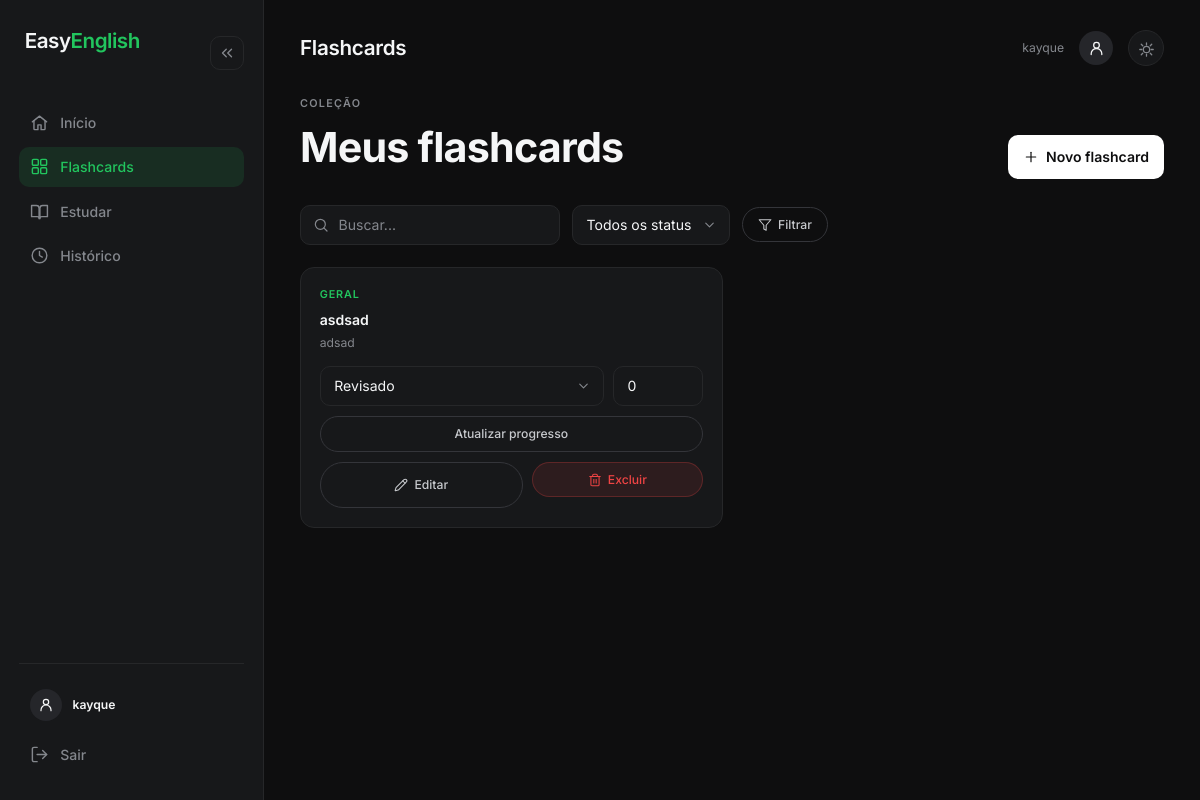
Page /flashcards/ (signed in) on the committed database.
### extensao/models.py (models this page shows, shortened)
class Flashcard(models.Model):
    DECK_CHOICES = [
        ('geral',   'Geral'),
        ('frases',  'Frases do dia a dia'),
        ('phrasal', 'Phrasal Verbs'),
        ('vocab',   'Vocabulário'),
        ('video',   'Do vídeo'),
    ]
    STATUS_CHOICES = (
        ('new',      'Novo'),
        ('learning', 'Aprendendo'),
        ('reviewed', 'Revisado'),
    )
    user = models.ForeignKey(User, on_delete=models.CASCADE, related_name='flashcards',
                             null=True, blank=True)
    video = models.ForeignKey(Video, on_delete=models.SET_NULL, related_name='flashcards',
                              null=True, blank=True)
    source_video_id = models.CharField(max_length=50, blank=True)  # id do vídeo de origem (YouTube)
    phrase = models.TextField()                       # EN
    translation = models.TextField(blank=True)        # PT
    deck = models.CharField(max_length=30, choices=DECK_CHOICES, default='geral')
    status = models.CharField(max_length=20, choices=STATUS_CHOICES, default='new')
    progress = models.PositiveIntegerField(default=0)
    created_at = models.DateTimeField(auto_now_add=True)
    class Meta:
        ordering = ['-created_at']

### easyenglish/views.py (the view)
# urls.py: path("flashcards/", flashcards_list_view, name="flashcards_list"),
@login_required
def flashcards_list_view(request):
    flashcards = get_dashboard_flashcards(request.user, request)
    paginator = Paginator(flashcards, 12)
    page_obj = paginator.get_page(request.GET.get("page"))
    return render(request, "flashcards/list.html", {"page_obj": page_obj})

### easyenglish/services/dashboard_service.py (called while the page is built)
def get_dashboard_flashcards(user, request):
    flashcards = Flashcard.objects.select_related("video").filter(user=user)
    search = request.GET.get("search")
    if search:
        flashcards = flashcards.filter(phrase__icontains=search)
    status = request.GET.get("status")
    if status:
        flashcards = flashcards.filter(status=status)
    deck = request.GET.get("deck")
    if deck:
        flashcards = flashcards.filter(deck=deck)
    ordering = request.GET.get("ordering")
    if ordering:
        flashcards = flashcards.order_by(ordering)
    return flashcards

### easyenglish/templatetags/cache_bust.py (called while the page is built)
@register.simple_tag
def static_v(path):
    url = static(path)
    try:
        absolute_path = finders.find(path)
        if absolute_path:
            version = int(os.path.getmtime(absolute_path))
            return f"{url}?v={version}"
    except Exception:
        pass
    return url

### easyenglish/templatetags/icons.py (called while the page is built)
@register.simple_tag
def icon(name, size=20, css_class=""):
    inner = ICONS.get(name, "")
    klass = f"icon {css_class}".strip()
    return mark_safe(
        f'<svg class="{klass}" width="{size}" height="{size}" viewBox="0 0 24 24" '
        f'fill="none" stroke="currentColor" stroke-width="1.8" stroke-linecap="round" '
        f'stroke-linejoin="round" aria-hidden="true">{inner}</svg>'
    )

### easyenglish/templates/flashcards/list.html (shortened to what this page needs)
{% extends 'base_app.html' %}
{% load icons %}
{% block page_title %}Flashcards{% endblock %}
{% block app_content %}
<div class="page-header">
    <div class="heading-group">
        <span class="eyebrow">Coleção</span>
        <h1>Meus flashcards</h1>
    </div>
    <a href="{% url 'flashcard_create' %}" class="btn-primary" style="width:auto;">{% icon 'plus' size=16 %}<span>Novo flashcard</span></a>
</div>
<form method="get" class="filters">
    <div class="input-icon-wrap">
        {% icon 'search' size=16 %}
        <input type="text" name="search" value="{{ request.GET.search }}" placeholder="Buscar...">
    </div>
    <div class="select-wrap">
        <select name="status">
            <option value="">Todos os status</option>
        </select>
    </div>
    <button type="submit" class="btn-outline">{% icon 'filter' size=14 %}<span>Filtrar</span></button>
</form>
<div class="fc-grid">
    {% for flashcard in page_obj %}
        {% include 'components/flashcard_card.html' with flashcard=flashcard %}
    {% empty %}
        <div class="empty-hint">Nenhum flashcard encontrado.</div>
    {% endfor %}
</div>
{% endblock %}

### easyenglish/templates/base_app.html (shortened to what this page needs)
{% extends 'base.html' %}
{% load static %}
{% load icons %}
{% load cache_bust %}
{% block content %}
<div class="dashboard-layout">
    <aside class="sidebar" id="sidebar">
        <div class="sidebar-header">
            <div class="logo-brand sidebar-logo">
                <span class="logo-text">Easy<span class="accent">English</span></span>
            </div>
            <button type="button" class="btn-icon collapse-btn" id="sidebarCollapseBtn" title="Recolher menu">
                <span class="icon-collapse">{% icon 'chevrons-left' size=18 %}</span>
            </button>
        </div>
        <nav>
            <ul>
                <li><a href="{% url 'dashboard' %}" class="{% if request.resolver_match.url_name == 'dashboard' %}active{% endif %}" title="Início">{% icon 'home' size=19 %}<span class="nav-label">Início</span></a></li>
                <li><a href="{% url 'flashcards_list' %}" class="{% if request.resolver_match.url_name == 'flashcards_list' %}active{% endif %}" title="Flashcards">{% icon 'layers' size=19 %}<span class="nav-label">Flashcards</span></a></li>
                <li><a href="{% url 'study' %}" class="{% if request.resolver_match.url_name == 'study' %}active{% endif %}" title="Estudar">{% icon 'book-open' size=19 %}<span class="nav-label">Estudar</span></a></li>
                <li><a href="{% url 'historico' %}" class="{% if request.resolver_match.url_name == 'historico' %}active{% endif %}" title="Histórico">{% icon 'clock' size=19 %}<span class="nav-label">Histórico</span></a></li>
            </ul>
        </nav>
        <div class="sidebar-footer">
            <div class="nav-user">
                <span class="avatar">{% icon 'user' size=16 %}</span>
                <span class="username">{{ request.user.username }}</span>
            </div>
            <a href="{% url 'logout' %}" class="logout-link" title="Sair">{% icon 'log-out' size=19 %}<span class="logout-label">Sair</span></a>
        </div>
    </aside>
    <main class="dashboard-content">
        <header class="top-nav">
            <div class="nav-links"><strong>{% block page_title %}{% endblock %}</strong></div>
            <div class="right">
                <span class="nav-user">{{ request.user.username }}</span>
                <span class="profile-icon">{% icon 'user' size=17 %}</span>
                <button type="button" class="theme-toggle-btn theme-toggle-inline" id="themeToggle" title="Alternar tema">
                    <span class="icon-sun">{% icon 'sun' size=17 %}</span>
                </button>
            </div>
        </header>
        <div class="page-inner">
            {% block app_content %}{% endblock %}
        </div>
    </main>
</div>
{% endblock %}

### easyenglish/templates/components/flashcard_card.html (shortened to what this page needs)
{% load icons %}
<div class="fc-card">
    {% if flashcard.source_video_id %}
        <span class="fc-deck">Vídeo: {{ flashcard.source_video_id }}</span>
    {% else %}
        <span class="fc-deck">{{ flashcard.get_deck_display }}</span>
    {% endif %}
    <p class="fc-phrase">{{ flashcard.phrase }}</p>
    <p class="fc-translation">{{ flashcard.translation }}</p>
    <form method="post" action="{% url 'update_flashcard_status' flashcard.id %}">
        <div class="fc-update-row">
            <div class="select-wrap">
                <select name="status">
                    <option value="reviewed" {% if flashcard.status == 'reviewed' %}selected{% endif %}>Revisado</option>
                </select>
            </div>
            <input type="number" name="progress" value="{{ flashcard.progress }}" min="0" max="100">
        </div>
        <button class="btn-outline" type="submit" style="width:100%;">Atualizar progresso</button>
    </form>
    <div class="fc-actions">
        <a href="{% url 'flashcard_edit' flashcard.id %}" class="btn-outline" style="text-align:center;">{% icon 'pencil' size=14 %}<span>Editar</span></a>
        <form method="post" action="{% url 'flashcard_delete' flashcard.id %}"
              data-confirm="Esta ação não pode ser desfeita. O flashcard será excluído permanentemente."
              data-confirm-title="Excluir este flashcard?" data-confirm-text="Excluir" data-confirm-danger="true">
            <button class="btn-outline btn-danger" type="submit" style="width:100%;">{% icon 'trash' size=14 %}<span>Excluir</span></button>
        </form>
    </div>
</div>

### rows in the picture
Flashcard: deck "GERAL", phrase "asdsad", translation "adsad", status "Revisado", progress "0"

### other values in the picture
{{ request.user.username }} "kayque"
